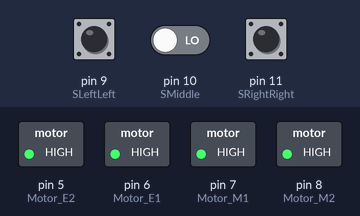
Bench run of a sketch on a simulated Arduino Uno, built with avr-gcc and run on an emulated ATmega328P. On the bench: switched loads named in the sketch (green lamp = pin HIGH). Inputs (shaded band) come from the test bench; at power-on: pin 9 (SLeftLeft) LOW, pin 11 (SRightRight) LOW, pin 10 (SMiddle) LOW. What the sketch prints to the serial monitor is not drawn.

Above: at 1.2 s.
1.3 s: pin 9 (SLeftLeft) pulled HIGH for 0.15 s
At 1.37 s:
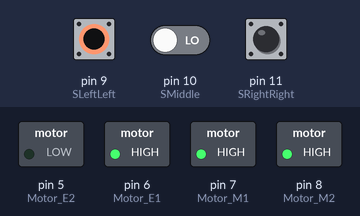
2.9 s: pin 11 (SRightRight) pulled HIGH for 0.15 s
At 2.97 s:
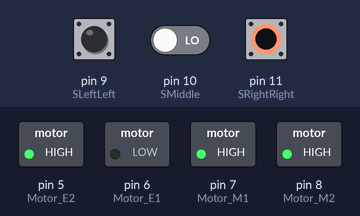
4.5 s: pin 11 (SRightRight) pulled HIGH for 3.2 s
At 8.2 s:
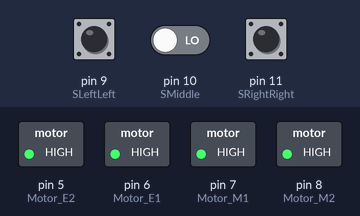
10.7 s: pin 9 (SLeftLeft) pulled HIGH for 3.2 s
At 11.8 s:
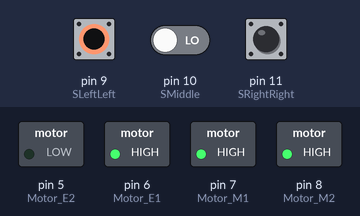
16.9 s: pin 9 (SLeftLeft) driven HIGH and pin 10 (SMiddle) driven HIGH and pin 11 (SRightRight) driven HIGH
At 17.6 s:
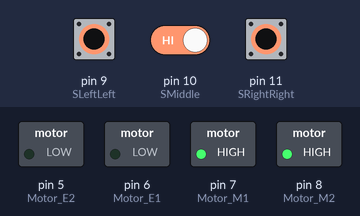
18.4 s: pin 10 (SMiddle) driven LOW and pin 11 (SRightRight) driven LOW
At 18.8 s:
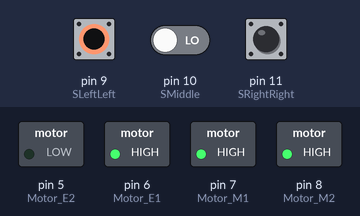
Timing chart, 0 to 21.4 s (numbered marks = the images above; inputs shaded):
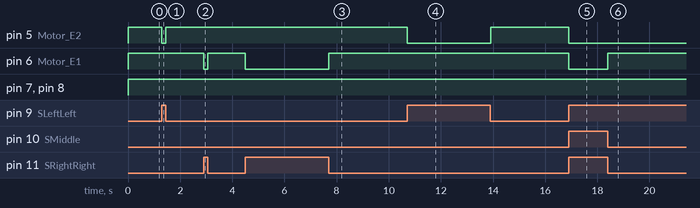

Measured:
- after the input at 1.3 s, pin 5 (Motor_E2): HIGH → LOW at once, → HIGH 0.15 s later
- after the input at 2.9 s, pin 6 (Motor_E1): HIGH → LOW at once, → HIGH 0.15 s later
- after the input at 4.5 s, pin 6 (Motor_E1): HIGH → LOW at once, → HIGH 3.2 s later
- after the input at 10.7 s, pin 5 (Motor_E2): HIGH → LOW at once, → HIGH 3.2 s later
- after the input at 16.9 s, pin 5 (Motor_E2), pin 6 (Motor_E1): HIGH → LOW at once
- after the input at 18.4 s, pin 6 (Motor_E1): LOW → HIGH at once

The sketch:

trackrobot.ino
```cpp
///////////////////////////////////////////////
// 程式說明: 紅外線循線自走車(機器人)
// 作者: Dennis Chen 2013
// Email: sinocgtchen@gmail.com
/////////////////////////////////////////////

///三路紅外線感測器與Motoduino的腳位對應
const int SLeftLeft = 9;      //左感測器輸入腳
const int SMiddle = 10;     //中間感測器輸入腳
const int SRightRight = 11;     //右感測器輸入腳

// 馬達與motoduino的腳位對應
const int Motor_E2 = 5; // 控制馬達2轉速 digital pin 5 of Arduino (PWM)
const int Motor_E1 = 6;  // 控制馬達1轉速 digital pin 6 of Arduino (PWM)
const int Motor_M1 = 7;     // 控制馬達1正反轉 digital pin 7 of Arduino
const int Motor_M2 = 8;    // 控制馬達2正反轉 digital pin 8 of Arduino

// 感測器狀態值
byte byteSensorStatus=0;

void setup() {
   //set up serial communications
   Serial.begin(57600);

  // 輸出入接腳初始設定
  pinMode(SLeftLeft, INPUT);
  pinMode(SMiddle, INPUT);
  pinMode(SRightRight, INPUT);

  pinMode(Motor_M1, OUTPUT);  // 設定 Motor_M1為輸出腳位
  pinMode(Motor_M2, OUTPUT);  // 設定 Motor_M2為輸出腳位
}

//////////// 主程式 ////////
void loop(){
  int nIRStatus;

  //清除感測器狀態值
  byteSensorStatus = 0;
  // 讀取左感測器狀態值
  nIRStatus = digitalRead(SLeftLeft);
  if(nIRStatus == 1)
     byteSensorStatus = (byteSensorStatus | (0x01 << 2));

  // 讀取中間感測器狀態值
  nIRStatus = digitalRead(SMiddle);
  if(nIRStatus == 1)
     byteSensorStatus = (byteSensorStatus | (0x01 << 1));

    // 讀取右邊感測器狀態值
  nIRStatus = digitalRead(SRightRight);
  if(nIRStatus == 1)
     byteSensorStatus = (byteSensorStatus | 0x01);

   drivemotor(byteSensorStatus);
}
///////////////////////////

void drivemotor(byte nStatus)
{
  switch(nStatus)
  { // 　　感測器 黑色:1  　白色:0
    case 7: // SL:1 SM:1 SR:1  //黑黑黑
            motorstop(0, 0);
            break;
    case 6: // SL:1 SM:1 SR:0  //黑黑白
            left(0, 255);
            break;
    case 5: // SL:1 SM:0 SR:1  //黑白黑
            motorstop(0, 255);
            break;
    case 4: // SL:1 SM:0 SR:0  //黑白白
            left(0, 255);
            break;
    case 3: // SL:0 SM:1 SR:1 // 白黑黑
             right(0, 255);
             break;
    case 2: // SL:0 SM:1 SR:0  // 白黑白
             forward(0, 255);
             break;
    case 1: // SL:0 SM:0 SR:1  // 白白黑
             right(0, 255);
             break;
    case 0: // SL:0 SM:0 SR:0  //白白白
             forward(0, 255);
  }

}

void motorstop(byte flag, byte motorspeed)
{
  Serial.println("停止!");

  digitalWrite( Motor_E1, motorspeed);
  digitalWrite( Motor_E2, motorspeed);

}

void forward(byte flag, byte motorspeed)
{
  Serial.println("前進!");

  digitalWrite( Motor_M1, HIGH);
  digitalWrite( Motor_M2, HIGH);
  analogWrite( Motor_E1, motorspeed);
  analogWrite( Motor_E2, motorspeed);
}

void backward(byte flag, byte motorspeed)
{
  Serial.println("後退!");

  digitalWrite( Motor_M1, LOW);
  digitalWrite( Motor_M2, LOW);
  analogWrite( Motor_E1, motorspeed);
  analogWrite( Motor_E2, motorspeed);

}

void right(byte flag, byte motorspeed)
{
  Serial.println("右轉!");

  digitalWrite( Motor_M1, HIGH);
  digitalWrite( Motor_M2, HIGH);
  analogWrite( Motor_E1, 0);
  analogWrite( Motor_E2, motorspeed);
}

void left(byte flag, byte motorspeed)
{
  Serial.println("左轉!");

  digitalWrite( Motor_M1, HIGH);
  digitalWrite( Motor_M2, HIGH);
  analogWrite( Motor_E1, motorspeed);
  analogWrite( Motor_E2, 0);

}
```
